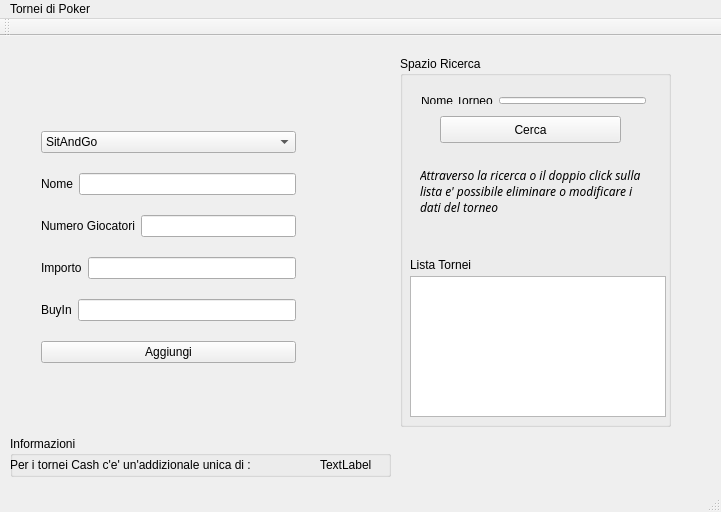
<?xml version="1.0" encoding="UTF-8"?>
<ui version="4.0">
 <class>MainWindow</class>
 <widget class="QMainWindow" name="MainWindow">
  <property name="geometry">
   <rect>
    <x>0</x>
    <y>0</y>
    <width>721</width>
    <height>512</height>
   </rect>
  </property>
  <property name="windowTitle">
   <string>MainWindow</string>
  </property>
  <property name="toolButtonStyle">
   <enum>Qt::ToolButtonTextOnly</enum>
  </property>
  <widget class="QWidget" name="centralWidget">
   <widget class="QWidget" name="layoutWidget">
    <property name="geometry">
     <rect>
      <x>30</x>
      <y>70</y>
      <width>277</width>
      <height>286</height>
     </rect>
    </property>
    <layout class="QVBoxLayout" name="verticalLayout">
     <item>
      <widget class="QComboBox" name="sceltaTorneo">
       <item>
        <property name="text">
         <string>SitAndGo</string>
        </property>
       </item>
       <item>
        <property name="text">
         <string>Cash</string>
        </property>
       </item>
      </widget>
     </item>
     <item>
      <layout class="QHBoxLayout" name="horizontalLayoutNome">
       <item>
        <widget class="QLabel" name="NomeLabel">
         <property name="text">
          <string>Nome</string>
         </property>
        </widget>
       </item>
       <item>
        <widget class="QLineEdit" name="NomeLineEdit"/>
       </item>
      </layout>
     </item>
     <item>
      <layout class="QHBoxLayout" name="horizontalLayoutNumG">
       <item>
        <widget class="QLabel" name="NumGLabel">
         <property name="text">
          <string>Numero Giocatori</string>
         </property>
        </widget>
       </item>
       <item>
        <widget class="QLineEdit" name="NumGLineEdit"/>
       </item>
      </layout>
     </item>
     <item>
      <layout class="QHBoxLayout" name="horizontalLayoutImporto">
       <item>
        <widget class="QLabel" name="ImportoLabel">
         <property name="text">
          <string>Importo</string>
         </property>
        </widget>
       </item>
       <item>
        <widget class="QLineEdit" name="ImportoLineEdit"/>
       </item>
      </layout>
     </item>
     <item>
      <layout class="QHBoxLayout" name="horizontalLayoutBuyIn">
       <item>
        <widget class="QLabel" name="BuyInLabel">
         <property name="text">
          <string>BuyIn</string>
         </property>
        </widget>
       </item>
       <item>
        <widget class="QLineEdit" name="BuyInLineEdit"/>
       </item>
      </layout>
     </item>
     <item>
      <widget class="QPushButton" name="addTorneo">
       <property name="text">
        <string>Aggiungi</string>
       </property>
      </widget>
     </item>
    </layout>
   </widget>
   <widget class="QGroupBox" name="groupBoxRicerca">
    <property name="geometry">
     <rect>
      <x>400</x>
      <y>20</y>
      <width>271</width>
      <height>371</height>
     </rect>
    </property>
    <property name="title">
     <string>Spazio Ricerca</string>
    </property>
    <widget class="QPushButton" name="cercaButton">
     <property name="geometry">
      <rect>
       <x>40</x>
       <y>60</y>
       <width>181</width>
       <height>27</height>
      </rect>
     </property>
     <property name="text">
      <string>Cerca</string>
     </property>
    </widget>
    <widget class="QWidget" name="layoutWidget">
     <property name="geometry">
      <rect>
       <x>10</x>
       <y>30</y>
       <width>247</width>
       <height>29</height>
      </rect>
     </property>
     <layout class="QHBoxLayout" name="horizontalLayout">
      <item>
       <widget class="QLabel" name="labelNomeRicerca">
        <property name="text">
         <string>Nome Torneo</string>
        </property>
       </widget>
      </item>
      <item>
       <widget class="QLineEdit" name="lineEditRicerca"/>
      </item>
     </layout>
    </widget>
    <widget class="QLabel" name="labelInfo">
     <property name="enabled">
      <bool>true</bool>
     </property>
     <property name="geometry">
      <rect>
       <x>20</x>
       <y>100</y>
       <width>231</width>
       <height>71</height>
      </rect>
     </property>
     <property name="font">
      <font>
       <family>Abyssinica SIL</family>
       <italic>true</italic>
      </font>
     </property>
     <property name="text">
      <string>Attraverso la ricerca o il doppio click sulla lista e' possibile eliminare o modificare i dati del torneo</string>
     </property>
     <property name="scaledContents">
      <bool>false</bool>
     </property>
     <property name="wordWrap">
      <bool>true</bool>
     </property>
    </widget>
    <widget class="QListWidget" name="torneiListWidget">
     <property name="geometry">
      <rect>
       <x>10</x>
       <y>220</y>
       <width>256</width>
       <height>141</height>
      </rect>
     </property>
    </widget>
    <widget class="QLabel" name="label">
     <property name="geometry">
      <rect>
       <x>10</x>
       <y>200</y>
       <width>101</width>
       <height>17</height>
      </rect>
     </property>
     <property name="text">
      <string>Lista Tornei</string>
     </property>
    </widget>
   </widget>
   <widget class="QGroupBox" name="groupBoxInformazioni">
    <property name="geometry">
     <rect>
      <x>10</x>
      <y>400</y>
      <width>381</width>
      <height>41</height>
     </rect>
    </property>
    <property name="title">
     <string>Informazioni</string>
    </property>
    <widget class="QLabel" name="labelAddizionale">
     <property name="geometry">
      <rect>
       <x>310</x>
       <y>20</y>
       <width>67</width>
       <height>17</height>
      </rect>
     </property>
     <property name="text">
      <string>TextLabel</string>
     </property>
    </widget>
    <widget class="QLabel" name="labelInfoAdd">
     <property name="geometry">
      <rect>
       <x>0</x>
       <y>20</y>
       <width>311</width>
       <height>17</height>
      </rect>
     </property>
     <property name="text">
      <string>Per i tornei Cash c'e' un'addizionale unica di :</string>
     </property>
    </widget>
   </widget>
  </widget>
  <widget class="QMenuBar" name="menuBar">
   <property name="geometry">
    <rect>
     <x>0</x>
     <y>0</y>
     <width>721</width>
     <height>25</height>
    </rect>
   </property>
   <widget class="QMenu" name="menuTornei_di_Poker">
    <property name="title">
     <string>Tornei di Poker</string>
    </property>
   </widget>
   <addaction name="menuTornei_di_Poker"/>
  </widget>
  <widget class="QToolBar" name="mainToolBar">
   <attribute name="toolBarArea">
    <enum>TopToolBarArea</enum>
   </attribute>
   <attribute name="toolBarBreak">
    <bool>false</bool>
   </attribute>
  </widget>
  <widget class="QStatusBar" name="statusBar"/>
 </widget>
 <layoutdefault spacing="6" margin="11"/>
 <resources/>
 <connections/>
</ui>
